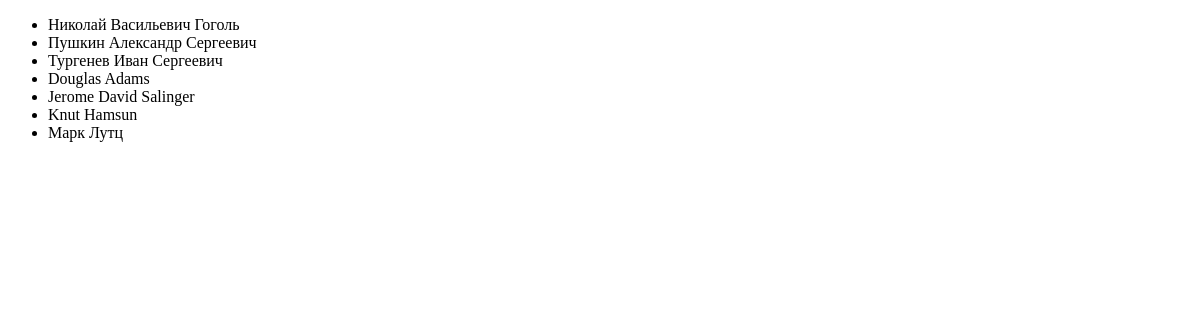
/authors/, run on an earlier commit of the app's database.
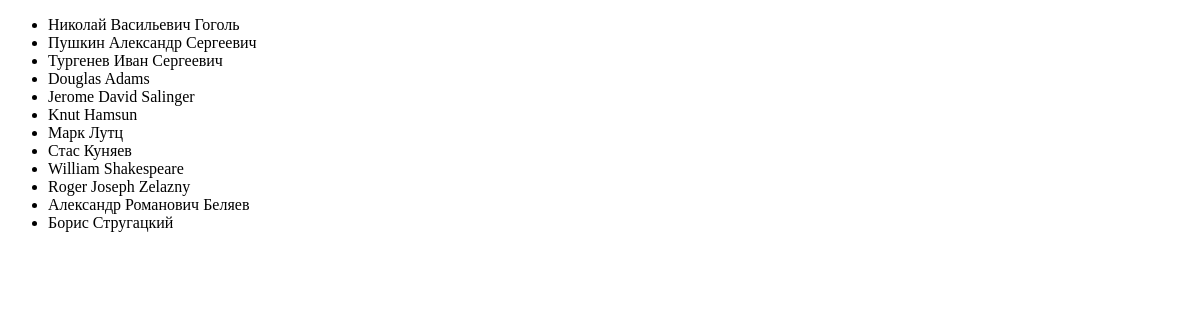
And on a later commit of the database.
### p_library/models.py (models this page shows, shortened)
class Author(models.Model):
    full_name = models.TextField()
    birth_year = models.SmallIntegerField()
    country = models.CharField(max_length=2)

### p_library/views.py (the view)
# urls.py: path('authors/', views.AuthorList.as_view(), name='authors_list'),
class AuthorList(ListView):
    model = Author
    template_name = 'authors_list.html'

### p_library/templates/authors_list.html (shortened to what this page needs)
<!DOCTYPE html>
<HTML LANG="ru">
<HEAD>
</HEAD>
<BODY>
    <UL>
        {% for author in object_list %}
        <LI>{{ author.full_name }}</LI>
        {% endfor %}
    </UL>
</BODY>
</HTML>

What changed in the data, as far as the page shows it:
added Author: full_name "Стас Куняев"
added Author: full_name "William Shakespeare"
added Author: full_name "Roger Joseph Zelazny"
added Author: full_name "Александр Романович Беляев"
added Author: full_name "Борис Стругацкий"
